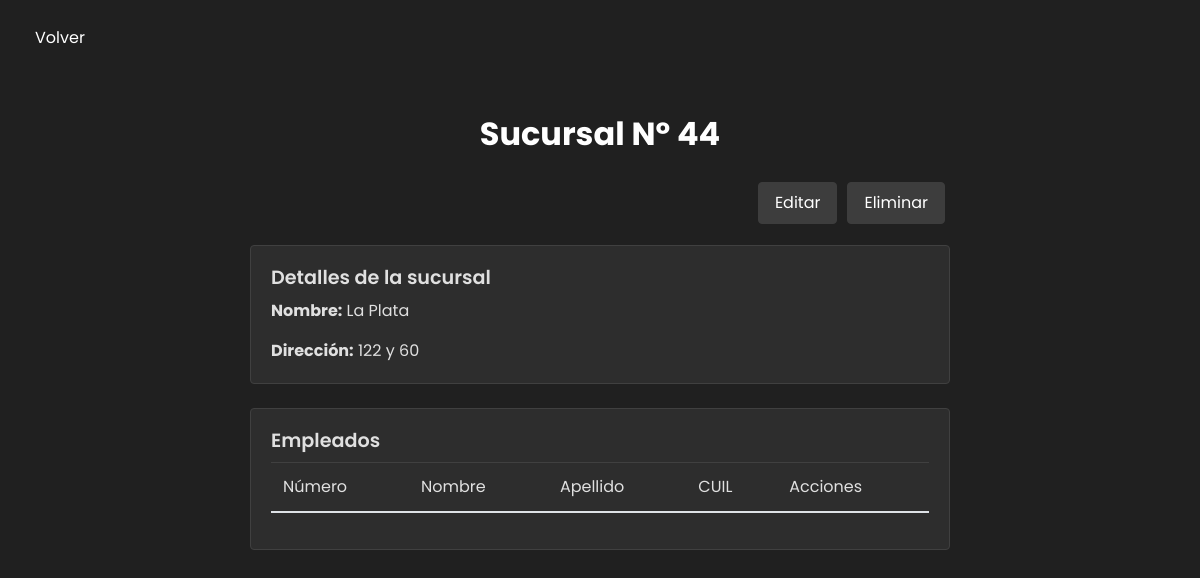
Before: /detalle-sucursal/44/ (signed in) with the older database file.
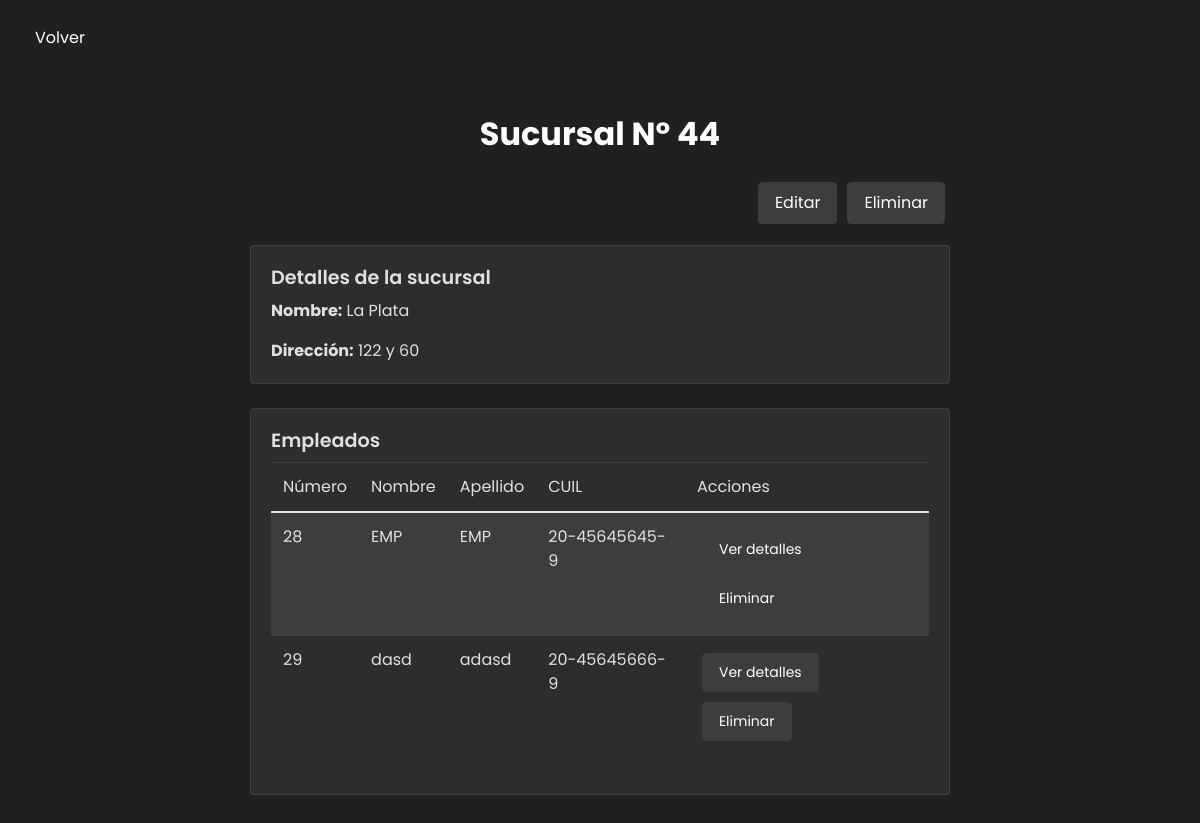
After: the same page with the newer database file.
### vista_usuario/models.py (models this page shows)
class User(AbstractUser):
    email = models.EmailField(blank=True,default="")
    dni = models.CharField(max_length=8)
    fecha_nacimiento = models.DateField()
    cuil = models.CharField(max_length=13,default="")
    sucursal = models.ForeignKey(Sucursal, on_delete=models.SET_NULL,default="", null=True)

### ferreplus/modulos/modulos_inicio_sesion.py (the view)
    def wrapper(request, *args, **kwargs):
        if not request.user.is_authenticated or not request.user.is_superuser:
            return HttpResponse("No tienes permiso para acceder a esta página.")
        return view_func(request, *args, **kwargs)

### ferreplus/modulos/modulos_inicio_sesion.py (called while the page is built)
def admin_required(view_func):
    def wrapper(request, *args, **kwargs):
        if not request.user.is_authenticated or not request.user.is_superuser:
            return HttpResponse("No tienes permiso para acceder a esta página.")
        return view_func(request, *args, **kwargs)
    return wrapper

### vista_administrador/views.py (called while the page is built)
@login_required
@admin_required
def detalle_sucursal(request, sucursal_id):
    a_ver = Sucursal.objects.get(id=sucursal_id)
    empleados_de_sucursal = User.objects.filter(
        is_staff=1, is_active=1).filter(sucursal_id=sucursal_id)
    return render(request, os.path.join(TEMPLATE_DIR, 'detalle_sucursal.html'), {'sucursal': a_ver, 'empleados': empleados_de_sucursal})

### vista_usuario/middelwares/middelware.py (called while the page is built)
    def __call__(self, request):
        response = self.get_response(request)
        if request.path == reverse('cerrar_sesion') and request.user.is_authenticated:
            return redirect('inicio')  # Redirige a la página de inicio después de cerrar sesión
        return response

### templates/vista_administrador/detalle_sucursal.html (shortened to what this page needs)
<!DOCTYPE html>
<html lang="es">
<head>
    <link href="https://stackpath.bootstrapcdn.com/bootstrap/4.5.2/css/bootstrap.min.css" rel="stylesheet">
    <link href="https://cdn.jsdelivr.net/npm/bootstrap-icons@1.10.3/font/bootstrap-icons.css" rel="stylesheet">
    <link href='https://unpkg.com/boxicons@2.1.4/css/boxicons.min.css' rel='stylesheet'>
    {% load static %}
    <link rel="stylesheet" type="text/css" href="{% static 'css/ver_sucursales.css' %}">
</head>
<body>
    <div class="custom-container">
        <button id="BotonVolver" class="btn btn-secondary">
          <a href="{% url 'ver-sucursales' %}">
            <i class='bx bx-chevron-left'>
              <span>Volver</span>
            </i>
          </a>
        </button>
    </div>
    <div class="container">
        <div class="mb-3 text-center">
            <h1>Sucursal Nº {{ sucursal.id }}</h1>
        </div>
        <div class="d-flex justify-content-end mb-3">
            <a href="{% url 'editar-sucursal' sucursal.id %}" class="btn btn-primary me-2">
                 Editar
            </a>
            <button class="btn btn-danger" onclick="confirmarEliminacionSucursal('{{ sucursal.id }}')">
                 Eliminar
            </button>
        </div>
        <div class="card mb-4">
            <div class="card-body">
                <h5 class="card-title">Detalles de la sucursal</h5>
                <p class="card-text"><strong>Nombre:</strong> {{ sucursal.nombre }}</p>
                <p class="card-text"><strong>Dirección:</strong> {{ sucursal.direccion }}</p>
            </div>
        </div>
        <div class="card">
            <div class="card-body">
                <h5 class="card-title">Empleados</h5>
                <div class="table-responsive">
                    <table class="table table-striped table-hover">
                        <thead>
                            <tr>
                                <th scope="col">Número</th>
                                <th scope="col">Nombre</th>
                                <th scope="col">Apellido</th>
                                <th scope="col">CUIL</th>
                                <th scope="col">Acciones</th>
                            </tr>
                        </thead>
                        <tbody>
                            {% for empleado in empleados %}
                                <tr>
                                    <td>{{ empleado.id }}</td>
                                    <td>{{ empleado.first_name }}</td>
                                    <td>{{ empleado.last_name }}</td>
                                    <td>{{ empleado.cuil }}</td>
                                    <td>
                                        <a href="#" class="btn btn-sm btn-primary">
                                             Ver detalles
                                        </a>
                                        <button class="btn btn-sm btn-danger" onclick="confirmarEliminacionEmpleado('{{ empleado.id }}')">
                                             Eliminar
                                        </button>
                                    </td>
                                </tr>
                            {% endfor %}
                        </tbody>
                    </table>
                </div>
            </div>
        </div>
    </div>
</body>
</html>

Changed rows visible on the page:
added User: id "28", first_name "EMP", last_name "EMP", cuil "20-45645645-9"
added User: id "29", first_name "dasd", last_name "adasd", cuil "20-45645666-9"
